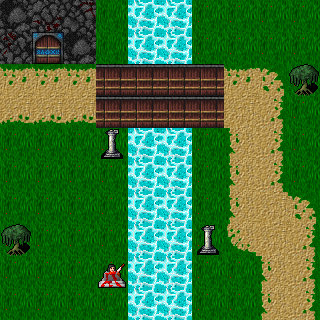

A level layout from a 2D game, rendered from its tile map. Below: a short description, then the map file with its tile-grid data intact:
An orthogonal 10x10 tile map with 32x32 px tiles, 2 tile layers (background, blocked) and 2 objects.

<map version="1.4" tiledversion="1.4.3" orientation="orthogonal" renderorder="right-down" width="10" height="10" tilewidth="32" tileheight="32" infinite="0" nextlayerid="5" nextobjectid="3">
 <editorsettings>
  <export target="level.json" format="json" />
 </editorsettings>
 <tileset firstgid="1" name="background" tilewidth="32" tileheight="32" tilecount="1504" columns="32">
  <image source="assets/level/background.png" width="1024" height="1504" />
 </tileset>
 <layer id="1" name="background" width="10" height="10" locked="1">
  <data encoding="csv">
163,167,165,290,302,302,302,302,302,302,
169,105,163,290,93,94,302,302,302,302,
314,314,314,93,93,93,93,314,316,302,
320,320,320,93,93,93,93,312,292,302,
302,302,302,302,302,302,302,326,292,302,
302,302,302,302,302,302,302,326,292,302,
302,302,302,302,302,302,302,326,312,316,
302,302,302,302,302,302,302,324,312,292,
302,302,302,302,302,302,302,302,326,292,
302,302,302,302,302,302,302,302,326,292
</data>
 </layer>
 <layer id="2" name="blocked" width="10" height="10" locked="1">
  <data encoding="csv">
0,0,0,0,1465,1465,0,0,0,0,
0,0,0,0,1465,1465,0,0,0,0,
0,0,0,0,0,0,0,0,0,843,
0,0,0,0,0,0,0,0,0,0,
0,0,0,781,1465,1465,0,0,0,0,
0,0,0,0,1465,1465,0,0,0,0,
0,0,0,0,1465,1465,0,0,0,0,
843,0,0,0,1465,1465,781,0,0,0,
0,0,0,42,1465,1465,0,0,0,0,
0,0,0,0,1465,1465,0,0,0,0
</data>
 </layer>
 <objectgroup id="4" name="objects" locked="1">
  <object id="1" gid="87" x="251.25" y="48.6" width="32" height="32">
   <properties>
    <property name="Name" value="coffee1" />
   </properties>
  </object>
  <object id="2" gid="86" x="43.7363" y="188.33" width="32" height="32" />
 </objectgroup>
</map>
